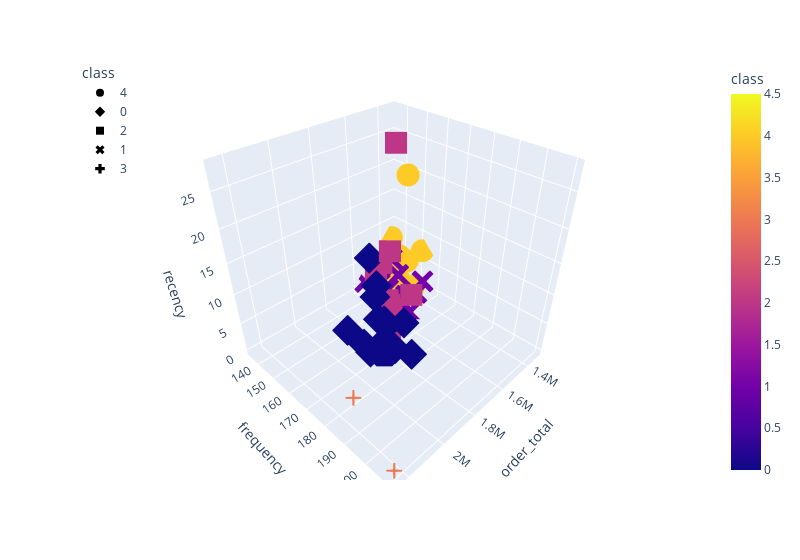

Source (notebook cell):
### Code cell
# Plot a 3D graph for K = 5:
# Plot the 3D-scatter with x="order_total", y="frequency" and z="recency"
fig = px.scatter_3d(
    five_clusters,
    x="order_total",
    y="frequency",
    z="recency",
    color="class",
    symbol="class",
    width=800,
)
fig.update_layout(legend=dict(x=0, y=1))
fig.show()

### Figure 1 — Plotly figure (JSON) as saved in the notebook; plotly's stock layout.template omitted (floating-point values rounded to 4 significant figures)
{"data": [{"hovertemplate": "class=%{marker.color}<br>order_total=%{x}<br>frequency=%{y}<br>recency=%{z}<extra></extra>", "legendgroup": "4", "marker": {"color": [4, 4, 4, 4, 4, 4, 4, 4, 4], "coloraxis": "coloraxis", "symbol": "circle"}, "mode": "markers", "name": "4", "scene": "scene", "showlegend": true, "type": "scatter3d", "x": [1322000.0, 1346000.0, 1412000.0, 1452225, 1430000.0, 1398000.0, 1409000.0, 1450000.0, 1414000.0], "y": [152, 135, 142, 157, 151, 144, 145, 152, 150], "z": [7, 7, 3, 3, 21, 1, 6, 2, 6]}, {"hovertemplate": "class=%{marker.color}<br>order_total=%{x}<br>frequency=%{y}<br>recency=%{z}<extra></extra>", "legendgroup": "0", "marker": {"color": [0, 0, 0, 0, 0, 0, 0, 0, 0, 0, 0, 0, 0, 0, 0], "coloraxis": "coloraxis", "symbol": "diamond"}, "mode": "markers", "name": "0", "scene": "scene", "showlegend": true, "type": "scatter3d", "x": [1832000.0, 1771000.0, 1830038, 1764000.0, 1883000.0, 1868000.0, 1962000.0, 1845783, 1881628, 1793523, 1763000.0, 1856000.0, 1895000.0, 1938000.0, 1823941], "y": [181, 167, 171, 158, 178, 171, 175, 186, 164, 164, 162, 173, 156, 176, 176], "z": [8, 3, 6, 13, 4, 2, 4, 4, 1, 10, 3, 0, 2, 13, 2]}, {"hovertemplate": "class=%{marker.color}<br>order_total=%{x}<br>frequency=%{y}<br>recency=%{z}<extra></extra>", "legendgroup": "2", "marker": {"color": [2, 2, 2, 2, 2, 2, 2, 2, 2, 2], "coloraxis": "coloraxis", "symbol": "square"}, "mode": "markers", "name": "2", "scene": "scene", "showlegend": true, "type": "scatter3d", "x": [1609000.0, 1724000.0, 1640000.0, 1621000.0, 1622000.0, 1637000.0, 1654000.0, 1630000.0, 1670109, 1696000.0], "y": [159, 165, 159, 156, 152, 150, 161, 156, 172, 163], "z": [28, 1, 2, 2, 9, 7, 0, 3, 8, 14]}, {"hovertemplate": "class=%{marker.color}<br>order_total=%{x}<br>frequency=%{y}<br>recency=%{z}<extra></extra>", "legendgroup": "1", "marker": {"color": [1, 1, 1, 1, 1, 1, 1, 1, 1, 1, 1, 1, 1, 1], "coloraxis": "coloraxis", "symbol": "x"}, "mode": "markers", "name": "1", "scene": "scene", "showlegend": true, "type": "scatter3d", "x": [1531000.0, 1544000.0, 1512726, 1548000.0, 1524000.0, 1494033, 1562000.0, 1555070, 1533000.0, 1564000.0, 1530000.0, 1508000.0, 1580000.0, 1503000.0], "y": [143, 153, 142, 135, 167, 140, 153, 145, 161, 151, 156, 157, 168, 152], "z": [2, 1, 2, 1, 7, 2, 9, 8, 0, 3, 1, 2, 6, 5]}, {"hovertemplate": "class=%{marker.color}<br>order_total=%{x}<br>frequency=%{y}<br>recency=%{z}<extra></extra>", "legendgroup": "3", "marker": {"color": [3, 3], "coloraxis": "coloraxis", "symbol": "cross"}, "mode": "markers", "name": "3", "scene": "scene", "showlegend": true, "type": "scatter3d", "x": [2248000.0, 2112000.0], "y": [210, 179], "z": [1, 0]}], "layout": {"coloraxis": {"colorbar": {"title": {"text": "class"}}, "colorscale": [[0, "#0d0887"], [0.1111, "#46039f"], [0.2222, "#7201a8"], [0.3333, "#9c179e"], [0.4444, "#bd3786"], [0.5556, "#d8576b"], [0.6667, "#ed7953"], [0.7778, "#fb9f3a"], [0.8889, "#fdca26"], [1, "#f0f921"]]}, "legend": {"title": {"text": "class"}, "tracegroupgap": 0, "x": 0, "y": 1}, "margin": {"t": 60}, "scene": {"domain": {"x": [0, 1], "y": [0, 1]}, "xaxis": {"title": {"text": "order_total"}}, "yaxis": {"title": {"text": "frequency"}}, "zaxis": {"title": {"text": "recency"}}}, "width": 800}}
